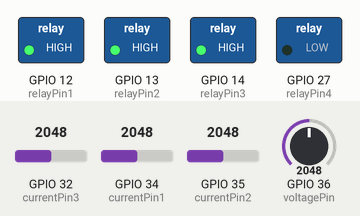
Recording of a sketch running on a simulated ESP32. On the bench: switched loads named in the sketch (green lamp = pin HIGH). Inputs (shaded band) come from the test bench; at power-on: GPIO 32 (currentPin3) = 2048, GPIO 34 (currentPin1) = 2048, GPIO 35 (currentPin2) = 2048, GPIO 36 (voltagePin) = 2048. What the sketch prints to the serial monitor is not drawn.

Above: at 0.1 s.
Timing chart, 0 to 1.6 s (numbered marks = the images above):
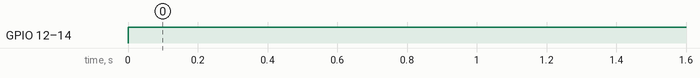

The sketch:

ESP32.ino
```cpp
// Pin assignments
const int currentPin1 = 34;    // Current Sensor 1
const int currentPin2 = 35;    // Current Sensor 2
const int currentPin3 = 32;    // Current Sensor 3
const int voltagePin = 36;     // Voltage Sensor

const int relayPin1 = 12;      // Relay 1 (for load control)
const int relayPin2 = 13;      // Relay 2 (for load control)
const int relayPin3 = 14;      // Relay 3 (for load control)
const int relayPin4 = 27;      // Relay 4 (for trip control)

// Constants for ADC to voltage conversion
const float vRef = 3.3;        // Reference voltage for ESP32 ADC
const int adcResolution = 4096; // 12-bit resolution

// Thresholds for trip
const float overcurrentThreshold = 5.0; // 5 Amperes
const float overvoltageThreshold = 240.0; // 240 Volts

// Sensitivity for current sensors (example for ACS712-5A)
const float sensitivity = 0.185; // 185 mV per Amp (ACS712-5A)

void setup() {
  Serial.begin(115200);

  // Setup relay pins as outputs
  pinMode(relayPin1, OUTPUT);
  pinMode(relayPin2, OUTPUT);
  pinMode(relayPin3, OUTPUT);
  pinMode(relayPin4, OUTPUT);

  // Ensure relays are off at startup
  digitalWrite(relayPin1, LOW);
  digitalWrite(relayPin2, LOW);
  digitalWrite(relayPin3, LOW);
  digitalWrite(relayPin4, LOW);
}

void loop() {
  // Read current and voltage from sensors
  float current1 = readCurrentSensor(currentPin1);
  float current2 = readCurrentSensor(currentPin2);
  float current3 = readCurrentSensor(currentPin3);
  float voltage = readVoltageSensor(voltagePin);

  // Print sensor values for debugging
  Serial.print("Current 1: ");
  Serial.print(current1);
  Serial.print(" A\tCurrent 2: ");
  Serial.print(current2);
  Serial.print(" A\tCurrent 3: ");
  Serial.print(current3);
  Serial.print(" A\tVoltage: ");
  Serial.print(voltage);
  Serial.println(" V");

  // Check for overcurrent or overvoltage conditions
  if (current1 > overcurrentThreshold || current2 > overcurrentThreshold || current3 > overcurrentThreshold) {
    // Trigger relay to cut off the power (trip system)
    digitalWrite(relayPin4, HIGH); // Trip relay 4
    delay(2000); // Trip relay for 2 seconds, then reset
    digitalWrite(relayPin4, LOW);
  }

  if (voltage > overvoltageThreshold) {
    // Trigger relay to cut off the power (trip system)
    digitalWrite(relayPin4, HIGH); // Trip relay 4
    delay(2000); // Trip relay for 2 seconds, then reset
    digitalWrite(relayPin4, LOW);
  }

  // Control relays based on current/voltage conditions (e.g., turn on/off power)
  if (current1 < overcurrentThreshold && voltage < overvoltageThreshold) {
    digitalWrite(relayPin1, HIGH); // Turn on relay 1 for load 1
  } else {
    digitalWrite(relayPin1, LOW);  // Turn off relay 1
  }

  if (current2 < overcurrentThreshold && voltage < overvoltageThreshold) {
    digitalWrite(relayPin2, HIGH); // Turn on relay 2 for load 2
  } else {
    digitalWrite(relayPin2, LOW);  // Turn off relay 2
  }

  if (current3 < overcurrentThreshold && voltage < overvoltageThreshold) {
    digitalWrite(relayPin3, HIGH); // Turn on relay 3 for load 3
  } else {
    digitalWrite(relayPin3, LOW);  // Turn off relay 3
  }

  delay(1000);  // Delay before the next loop iteration
}

// Function to read current from the sensor
float readCurrentSensor(int pin) {
  int adcValue = analogRead(pin);
  float sensorVoltage = adcValue * (vRef / adcResolution);
  float current = (sensorVoltage - 2.5) / sensitivity; // Assuming 2.5V offset for ACS712
  return current;
}

// Function to read voltage from the sensor
float readVoltageSensor(int pin) {
  int adcValue = analogRead(pin);
  float sensorVoltage = adcValue * (vRef / adcResolution);
  return sensorVoltage * (5.0 / 3.3); // Assuming voltage divider if needed for scaling
}
```

Measured:
- by itself, GPIO 12 (relayPin1), GPIO 13 (relayPin2), GPIO 14 (relayPin3): LOW → HIGH at 0.00 s
